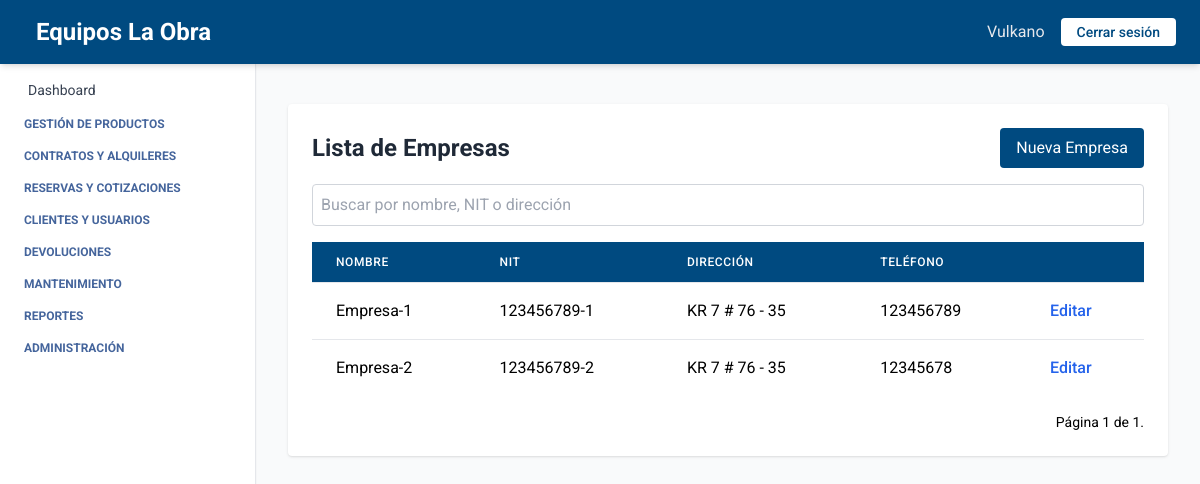
The page /empresa/empresas/ on the database as committed earlier.
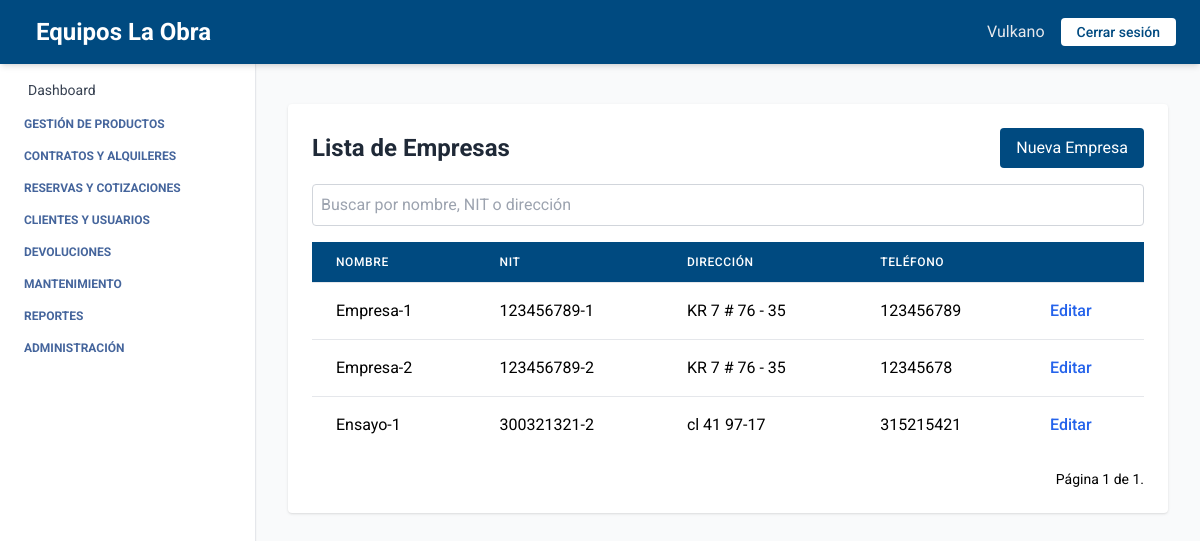
The same page on the database as committed later.
### empresa/models.py (models this page shows, shortened)
class Empresa(models.Model):
    nombre = models.CharField(max_length=100)
    nit = models.CharField(max_length=50, unique=True)
    direccion = models.CharField(max_length=255, blank=True, null=True)
    telefono = models.CharField(max_length=20, blank=True, null=True)

### empresa/views.py (the view)
# urls.py: path('empresas/', EmpresaListView.as_view(), name='empresa_list'),
class EmpresaListView(ListView):
    model = Empresa
    template_name = "empresa_list.html"
    paginate_by = 10
    def get_queryset(self):
        queryset = super().get_queryset()
        query = self.request.GET.get("q")
        if query:
            queryset = queryset.filter(
                Q(nombre__icontains=query) |
                Q(nit__icontains=query) |
                Q(direccion__icontains=query)  # Puedes agregar más filtros si es necesario
            )
        return queryset

### empresa/templates/empresa_list.html (shortened to what this page needs)
{% extends "index.html" %}
{% block content %}
<div class="max-w-5xl mx-auto mt-2 bg-white p-6 rounded shadow">
  <div class="flex justify-between items-center mb-4">
    <h2 class="text-2xl font-bold text-gray-800">Lista de Empresas</h2>
    <a href="{% url 'crear_empresa' %}" class="bg-[var(--primary-color)] text-white px-4 py-2 rounded hover:bg-blue-700 transition">
      Nueva Empresa
    </a>
  </div>
  <form method="get" class="mb-4">
    <input type="text" name="q" placeholder="Buscar por nombre, NIT o dirección" value="{{ request.GET.q }}" class="w-full p-2 border border-gray-300 rounded focus:outline-none focus:ring-2 focus:ring-[var(--primary-color)]" />
  </form>
  {% if object_list %}
  <table class="min-w-full divide-y divide-gray-200">
    <thead class="bg-[var(--primary-color)]">
      <tr>
        <th class="px-6 py-3 text-left text-xs font-medium text-white uppercase tracking-wider">Nombre</th>
        <th class="px-6 py-3 text-left text-xs font-medium text-white uppercase tracking-wider">NIT</th>
        <th class="px-6 py-3 text-left text-xs font-medium text-white uppercase tracking-wider">Dirección</th>
        <th class="px-6 py-3 text-left text-xs font-medium text-white uppercase tracking-wider">Teléfono</th>
        <th class="px-6 py-3 text-left text-xs font-medium text-white uppercase tracking-wider"></th>
      </tr>
    </thead>
    <tbody class="bg-white divide-y divide-gray-200">
      {% for empresa in object_list %}
      <tr>
        <td class="px-6 py-4 whitespace-nowrap">{{ empresa.nombre }}</td>
        <td class="px-6 py-4 whitespace-nowrap">{{ empresa.nit }}</td>
        <td class="px-6 py-4 whitespace-nowrap">{{ empresa.direccion }}</td>
        <td class="px-6 py-4 whitespace-nowrap">{{ empresa.telefono }}</td>
        <td class="px-6 py-4 whitespace-nowrap"><a href="{% url 'editar_empresa' empresa.id %}" class="font-medium text-blue-600 dark:text-blue-500 hover:underline">Editar</a></td>
      </tr>
      {% endfor %}
    </tbody>
  </table>
  {% else %}
  <p class="text-gray-600">No hay empresas registradas.</p>
  {% endif %}
  <div class="mt-4 flex justify-end text-sm">
    <span>
      <span class="current">
        Página {{ page_obj.number }} de {{ page_obj.paginator.num_pages }}.
      </span>
    </span>
  </div>
</div>
{% endblock %}

### core/templates/index.html (shortened to what this page needs)
<!DOCTYPE html>
<html lang="es">
<head>
  <script src="https://cdn.tailwindcss.com"></script>
</head>
<body class="bg-gray-50 min-h-screen">
  {% include 'header.html' %}
  <aside class="fixed top-16 left-0 w-64 bg-white h-[calc(100vh-4rem)] overflow-y-auto border-r shadow-sm hidden sm:block">
    {% include 'navbar.html' %}
  </aside>
  <div class="ml-64 pt-16 min-h-screen">
    <main class="p-8">
      {% block content %}{% endblock %}
    </main>
  </div>
</body>
</html>

### core/templates/header.html (shortened to what this page needs)
<header class="bg-[var(--primary-color)] shadow-md w-full h-16 flex items-center px-6 justify-between fixed top-0 left-0 z-10">
  <h1 class="text-2xl font-bold text-white flex items-center gap-3">
    Equipos La Obra
  </h1>
  <div class="flex items-center space-x-4">
    <span class="text-gray-200 hidden sm:inline">Vulkano</span>
    <button class="text-sm font-medium text-[var(--primary-color)] bg-white px-4 py-1 rounded transition hover:bg-gray-100">
      Cerrar sesión
    </button>
  </div>
</header>

### core/templates/navbar.html (shortened to what this page needs)
<nav class="p-4 text-sm space-y-4">
  <ul class="space-y-4">
    <li>
      <a href="#" class="flex items-center gap-3 text-gray-700 hover:text-[var(--primary-color)] transition">
        Dashboard
      </a>
    </li>
  </ul>
  <details class="group">
    <summary class="cursor-pointer text-[var(--text-aside-color)] uppercase text-xs font-bold flex items-center gap-2">
       Gestión de productos
    </summary>
  </details>
  <details class="group">
    <summary class="cursor-pointer text-[var(--text-aside-color)] uppercase text-xs font-bold flex items-center gap-2">
       Contratos y alquileres
    </summary>
  </details>
  <details class="group">
    <summary class="cursor-pointer text-[var(--text-aside-color)] uppercase text-xs font-bold flex items-center gap-2">
       Reservas y cotizaciones
    </summary>
  </details>
  <details class="group">
    <summary class="cursor-pointer text-[var(--text-aside-color)] uppercase text-xs font-bold flex items-center gap-2">
       Clientes y usuarios
    </summary>
  </details>
  <details class="group">
    <summary class="cursor-pointer text-[var(--text-aside-color)] uppercase text-xs font-bold flex items-center gap-2">
       Devoluciones
    </summary>
  </details>
  <details class="group">
    <summary class="cursor-pointer text-[var(--text-aside-color)] uppercase text-xs font-bold flex items-center gap-2">
       Mantenimiento
    </summary>
  </details>
  <details class="group">
    <summary class="cursor-pointer text-[var(--text-aside-color)] uppercase text-xs font-bold flex items-center gap-2">
       Reportes
    </summary>
  </details>
  <details class="group">
    <summary class="cursor-pointer text-[var(--text-aside-color)] uppercase text-xs font-bold flex items-center gap-2">
       Administración
    </summary>
  </details>
</nav>

### core/templates/index.html (style rules this page uses)
:root { --primary-color: #004a80; --text-aside-color: rgb(69, 101, 156); }
body { font-family: 'Roboto', sans-serif; }

Rows that differ between the two databases and show on the page:
added Empresa: nombre "Ensayo-1", nit "300321321-2", direccion "cl 41 97-17", telefono "315215421"
